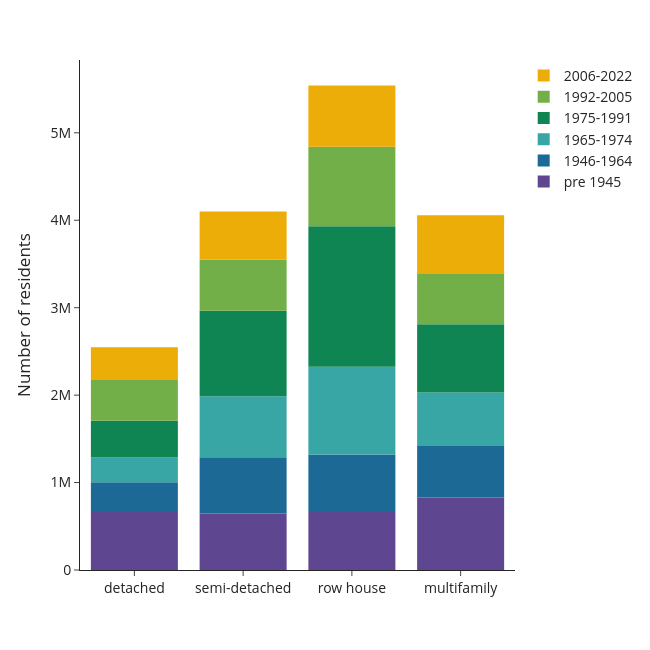

This figure's notebook cell:
### Code cell
df = use['n_hhdmem'+year].groupby(level=[1,2], sort=False).sum().reset_index()
    fig = px.bar(df, y='n_hhdmem'+year, x='typology_lab',color='const_lab', 
                 #text=df['percentage'].apply(lambda x: '{0:.1%}'.format(x)), 
                 labels={'n_hhdmem'+year:'Number of residents',
                         'typology_lab':'',
                         'const_lab':''}, 
                 template='simple_white', 
             color_discrete_sequence=px.colors.qualitative.Prism) 
    #fig.update_traces(textposition='inside')
    fig.update_layout(width=650, height=650, 
                      #xaxis_tickformat = '.0%',
                      font=dict(size=14),
                      legend=dict(
        traceorder='reversed',
        #orientation="h",
        #entrywidth=70,
        #yanchor="bottom",
        #y=1.02,
        #xanchor="left",
        #x=-0.25
    ))
    fig.update_traces(marker_line_width=0)
    fig.write_image('visualisations/'+class_name_short+'/stackedbars_cap_per_type_age'+year+age_group+'.png', scale=3)
    fig.show()

### Figure 1 — Plotly figure (JSON) as saved in the notebook; plotly's stock layout.template omitted (floating-point values rounded to 4 significant figures)
{"data": [{"alignmentgroup": "True", "hovertemplate": "=%{x}<br>Number of residents=%{y}<extra></extra>", "legendgroup": "pre 1945", "marker": {"color": "rgb(95, 70, 144)", "line": {"width": 0}, "pattern": {"shape": ""}}, "name": "pre 1945", "offsetgroup": "pre 1945", "orientation": "v", "showlegend": true, "textposition": "auto", "type": "bar", "x": ["detached", "semi-detached", "row house", "multifamily"], "xaxis": "x", "y": [676185, 646810, 664410, 828060], "yaxis": "y"}, {"alignmentgroup": "True", "hovertemplate": "=%{x}<br>Number of residents=%{y}<extra></extra>", "legendgroup": "1946-1964", "marker": {"color": "rgb(29, 105, 150)", "line": {"width": 0}, "pattern": {"shape": ""}}, "name": "1946-1964", "offsetgroup": "1946-1964", "orientation": "v", "showlegend": true, "textposition": "auto", "type": "bar", "x": ["detached", "semi-detached", "row house", "multifamily"], "xaxis": "x", "y": [327435, 641335, 657000, 588745], "yaxis": "y"}, {"alignmentgroup": "True", "hovertemplate": "=%{x}<br>Number of residents=%{y}<extra></extra>", "legendgroup": "1965-1974", "marker": {"color": "rgb(56, 166, 165)", "line": {"width": 0}, "pattern": {"shape": ""}}, "name": "1965-1974", "offsetgroup": "1965-1974", "orientation": "v", "showlegend": true, "textposition": "auto", "type": "bar", "x": ["detached", "semi-detached", "row house", "multifamily"], "xaxis": "x", "y": [282005, 698450, 1003325, 612745], "yaxis": "y"}, {"alignmentgroup": "True", "hovertemplate": "=%{x}<br>Number of residents=%{y}<extra></extra>", "legendgroup": "1975-1991", "marker": {"color": "rgb(15, 133, 84)", "line": {"width": 0}, "pattern": {"shape": ""}}, "name": "1975-1991", "offsetgroup": "1975-1991", "orientation": "v", "showlegend": true, "textposition": "auto", "type": "bar", "x": ["detached", "semi-detached", "row house", "multifamily"], "xaxis": "x", "y": [422420, 979655, 1607440, 781480], "yaxis": "y"}, {"alignmentgroup": "True", "hovertemplate": "=%{x}<br>Number of residents=%{y}<extra></extra>", "legendgroup": "1992-2005", "marker": {"color": "rgb(115, 175, 72)", "line": {"width": 0}, "pattern": {"shape": ""}}, "name": "1992-2005", "offsetgroup": "1992-2005", "orientation": "v", "showlegend": true, "textposition": "auto", "type": "bar", "x": ["detached", "semi-detached", "row house", "multifamily"], "xaxis": "x", "y": [465700, 583145, 907155, 574740], "yaxis": "y"}, {"alignmentgroup": "True", "hovertemplate": "=%{x}<br>Number of residents=%{y}<extra></extra>", "legendgroup": "2006-2022", "marker": {"color": "rgb(237, 173, 8)", "line": {"width": 0}, "pattern": {"shape": ""}}, "name": "2006-2022", "offsetgroup": "2006-2022", "orientation": "v", "showlegend": true, "textposition": "auto", "type": "bar", "x": ["detached", "semi-detached", "row house", "multifamily"], "xaxis": "x", "y": [374735, 550565, 701920, 671970], "yaxis": "y"}], "layout": {"barmode": "relative", "font": {"size": 14}, "height": 650, "legend": {"title": {"text": ""}, "tracegroupgap": 0, "traceorder": "reversed"}, "margin": {"t": 60}, "width": 650, "xaxis": {"anchor": "y", "domain": [0, 1], "title": {"text": ""}}, "yaxis": {"anchor": "x", "domain": [0, 1], "title": {"text": "Number of residents"}}}}
